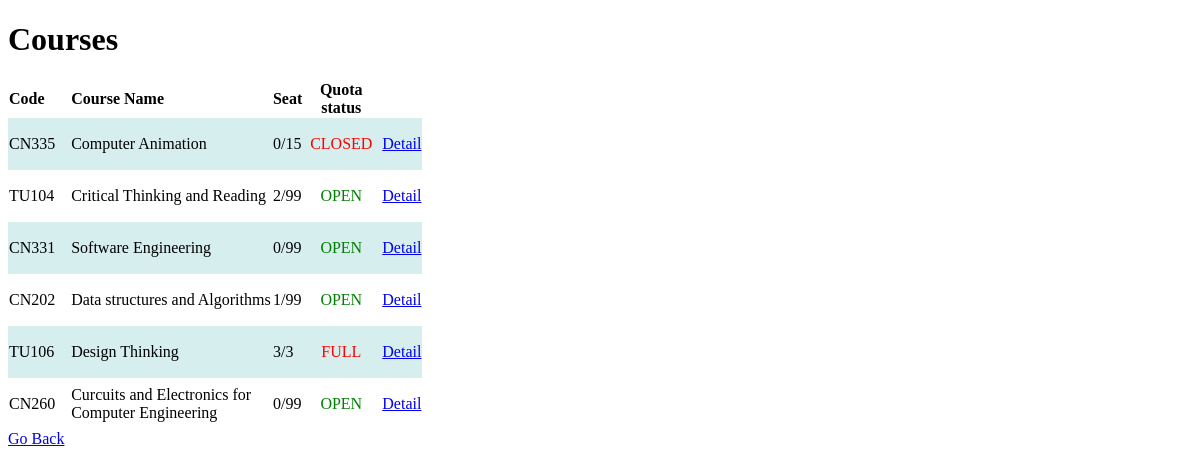
The app's page /courses/, older data.
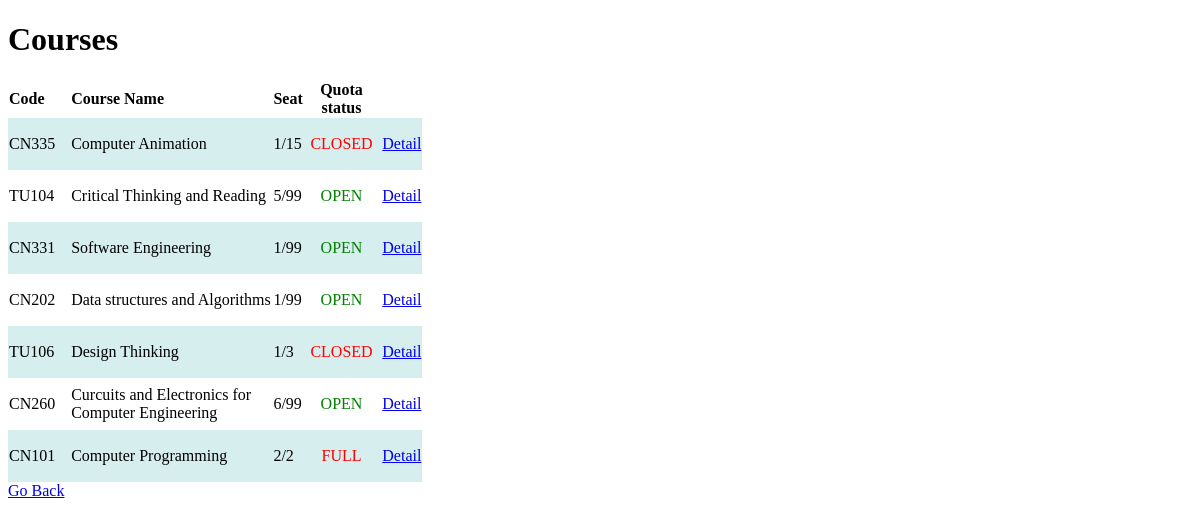
The same page, newer data.
### courses/models.py (models this page shows, shortened)
class Course(models.Model):
    SEMESTER = [
        ('1', '1'),
        ('2', '2'),
        ('3', '3/Summer'),
    ]
    QUOTA = [
        ('OPEN', 'OPEN'),
        ('CLOSED', 'CLOSED'),
    ]
    course_code = models.CharField(max_length=5)
    course_name = models.CharField(max_length=64)
    semester = models.CharField(max_length=1, default=1, choices=SEMESTER)
    year = models.IntegerField(default=datetime.datetime.now().year)
    seat = models.IntegerField(default=99)
    quota = models.CharField(max_length=64, default='OPEN', choices=QUOTA)

### courses/views.py (the view)
# urls.py: path('', views.index, name='index'),
def index(request):
    courses = Course.objects.all()
    return render(request, 'courses/index.html', {
        'courses': courses
    })

### courses/templates/courses/index.html (shortened to what this page needs)
<!DOCTYPE html>
<html lang="en">
    <head>
    </head>
<body>
<h1>Courses</h1>
<table style="width:35%">
    <tr>
        <th style="width:15%", align=Left>Code</th>
        <th>Course Name</th>
        <th>Seat</th>
        <th><center>Quota status<center></th>
    </tr>
    {% for course in courses %}
    <tr>
        <td>{{ course.course_code }}</td>
        <td>{{ course.course_name }}</td>
        <td>{{ course.enrolments.count }}/{{ course.seat }}</td>
        <td>
            <center>
            {% if course.enrolments.count != course.seat and course.quota == 'OPEN' %}
            <p style="color:green">{{ course.quota }}</p>
            {% elif course.enrolments.count != course.seat and course.quota == 'CLOSED' %}
            <p style="color:red">CLOSED</p>
            {% else %}
            <p style="color:red">FULL</p>
            {% endif %}
            </center>
        <td>
        <td><a href="{% url 'course' course.id %}">Detail</a></td>
    </tr>
    {% empty %}
    <li>No courses.</li>
    {% endfor %}
</table>
<a href="{% url 'index' %}">Go Back</a>
</body>
</html>

### courses/templates/courses/index.html (style rules this page uses)
table { border-collapse: collapse; width: 100%; }
th, td { text-align: left; padding: 1px; }
tr:nth-child(even) { background-color: #D6EEEE; }

Row changes from the older to the newer data that the page shows:
computed for Course "CN335": enrolments.count "0" → "1"
computed for Course "TU104": enrolments.count "2" → "5"
computed for Course "CN331": enrolments.count "0" → "1"
changed Course "TU106": enrolments.count "3" → "1"; now shows "CLOSED"; no longer shows "FULL"
computed for Course "CN260": enrolments.count "0" → "6"
added Course: course_code "CN101", course_name "Computer Programming", enrolments.count "2", seat "2", shows "FULL"
